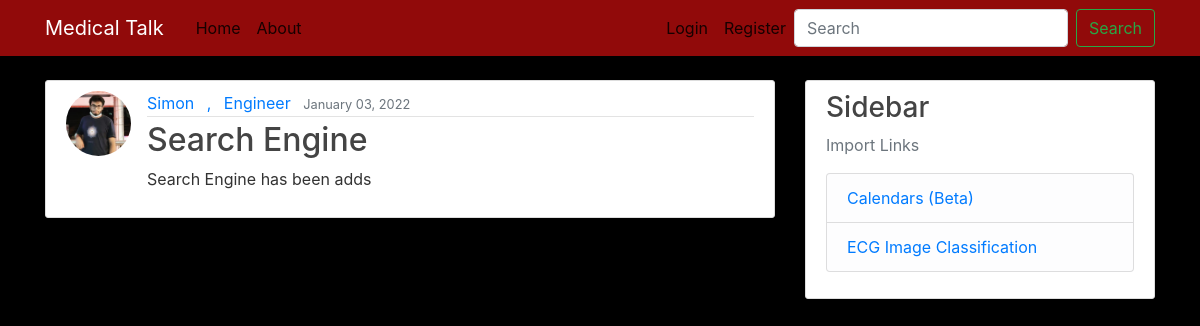
The app's page /post/18/ with its own data.
### talk/models.py (models this page shows, shortened)
class Post(models.Model):
    title = models.CharField(max_length=100)
    content = models.TextField()
    date_posted = models.DateTimeField(default=timezone.now)
    author = models.ForeignKey(User, on_delete=models.CASCADE)

### users/models.py (models this page shows, shortened)
class Profile(models.Model):
    user = models.OneToOneField(User, on_delete=models.CASCADE)
    image = models.ImageField(default='default.jpg', upload_to='profile_pics')
    speciality = models.CharField(max_length=100)
    bio = models.TextField()

### talk/views.py (the view)
# urls.py: path('post/<int:pk>/', PostDetailView.as_view(), name='post-detail'),
class PostDetailView(DetailView):
    model = Post

### talk/templates/talk/post_detail.html (shortened to what this page needs)
{% extends "talk/base.html" %}
{% block content %}
    <article class="media content-section">
        <img class= "rounded-circle article-img" src="{{ object.author.profile.image.url}}">
        <div class="media-body">
            <div class="article-metadata">
            <a class="mr-2" href="{% url 'user-posts' object.author.username %}">{{ object.author }}</a>
                <a class="mr-2" href="#">,</a>
                <a class="mr-2" href="#">{{ object.author.profile.speciality }}</a>
                <small class="text-muted">{{ object.date_posted|date:"F d, Y" }}</small>
            </div>
            <h2 class="article-title">{{ object.title }}</h2>
            <p class="article-content">{{ object.content }}</p>
        </div>
    </article>
{% endblock content %}

### talk/static/talk/main.css (style rules this page uses)
body { background: #000000; color: #333333; margin-top: 5rem; }
h1, h2, h3, h4, h5, h6 { color: #444444; }
.content-section { background: #ffffff; padding: 10px 20px; border: 1px solid #dddddd; border-radius: 3px; margin-bottom: 20px; }
.article-title { color: #444444; }
.article-content { white-space: pre-line; }
.article-img { height: 65px; width: 65px; margin-right: 16px; }
.article-metadata { padding-bottom: 1px; margin-bottom: 4px; border-bottom: 1px solid #e3e3e3 }

### records on screen
Post: author.profile.image (picture), author "Simon", author.profile.speciality "Engineer", date_posted "January 03, 2022", title "Search Engine", content "Search Engine has been adds"
